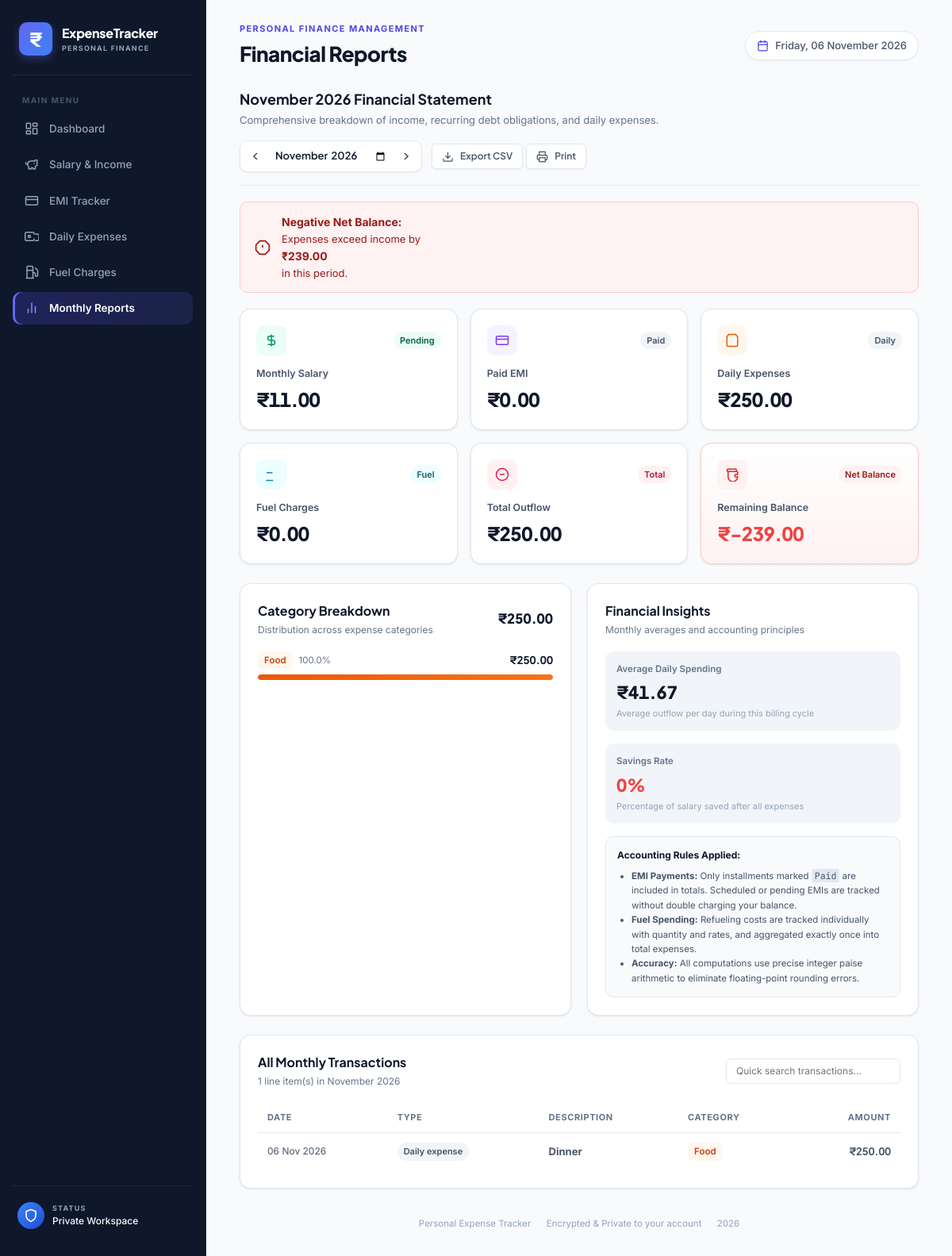
Page /reports on the committed database.
### database.py (models this page shows)
class SalaryRecord(Base):
    __tablename__ = "salary"
    __table_args__ = (
        UniqueConstraint("user_id", "month", "year", name="uq_salary_user_period"),
        CheckConstraint("month BETWEEN 1 AND 12", name="ck_salary_month"),
        CheckConstraint("amount_paise >= 0", name="ck_salary_amount"),
    )
    id = Column(Integer, primary_key=True)
    user_id = Column(Integer, ForeignKey("users.id", ondelete="CASCADE"), nullable=False)
    month = Column(Integer, nullable=False)
    year = Column(Integer, nullable=False)
    amount_paise = Column(Integer, nullable=False)
    received = Column(Integer, nullable=False, default=0)
    notes = Column(String, nullable=False, default="")

class DailyExpense(Base):
    __tablename__ = "daily_expenses"
    __table_args__ = (
        CheckConstraint("amount_paise > 0", name="ck_expense_amount"),
        Index("idx_expenses_user_date", "user_id", "expense_date"),
    )
    id = Column(Integer, primary_key=True)
    user_id = Column(Integer, ForeignKey("users.id", ondelete="CASCADE"), nullable=False)
    expense_date = Column(String(10), nullable=False)
    category = Column(String, nullable=False)
    description = Column(String, nullable=False)
    amount_paise = Column(Integer, nullable=False)
    payment_method = Column(String, nullable=False)

### app.py (the view, shortened to what this page needs)
@app.route("/reports")
@login_required
def reports():
    month, year = selected_period()
    month_prefix = f"{year:04d}-{month:02d}"
    totals = monthly_totals(month, year)
    with get_connection() as connection:
        daily = connection.execute(
            """SELECT * FROM daily_expenses WHERE user_id = ?
               AND substr(expense_date, 1, 7) = ?
               ORDER BY expense_date DESC, id DESC""",
            (current_user.id, month_prefix),
        ).fetchall()
        emis = connection.execute(
            """SELECT * FROM emi WHERE status = 'Paid'
               AND user_id = ? AND substr(due_date, 1, 7) = ?
               ORDER BY due_date DESC, id DESC""",
            (current_user.id, month_prefix),
        ).fetchall()
        fuels = connection.execute(
            """SELECT * FROM fuel_charges WHERE user_id = ?
               AND substr(fuel_date, 1, 7) = ?
               ORDER BY fuel_date DESC, id DESC""",
            (current_user.id, month_prefix),
        ).fetchall()
    transactions = []
    category_totals = {}
    for row in daily:
        transactions.append(
            {
                "date": row["expense_date"],
                "type": "Daily expense",
                "description": row["description"],
                "category": row["category"],
                "amount_paise": row["amount_paise"],
            }
        )
        category_totals[row["category"]] = (
            category_totals.get(row["category"], 0) + row["amount_paise"]
        )
    transactions.sort(key=lambda item: item["date"], reverse=True)
    breakdown = sorted(category_totals.items(), key=lambda item: item[1], reverse=True)
    return render_template(
        "reports.html",
        **month_context(month, year),
        totals=totals,
        salary=get_salary(month, year),
        transactions=transactions,
        breakdown=breakdown,
    )

### templates/reports.html (shortened to what this page needs)
{% extends "base.html" %}
{% block page_heading %}Financial Reports{% endblock %}
{% block content %}
<section class="page-intro">
    <div class="intro-heading">
        <h2>{{ month_name }} {{ year }} Financial Statement</h2>
        <p>Comprehensive breakdown of income, recurring debt obligations, and daily expenses.</p>
    </div>
    <div class="intro-controls">
        <form class="period-picker-group" method="get">
            <a class="period-nav-btn" href="{{ url_for('reports', month=prev_month_value) }}" title="Previous Month">
                <svg width="16" height="16" viewBox="0 0 24 24" fill="none" stroke="currentColor" stroke-width="2.5"><polyline points="15 18 9 12 15 6"/></svg>
            </a>
            <div class="period-input-wrapper">
                <input type="month" name="month" value="{{ month_value }}" onchange="this.form.submit()">
            </div>
            <a class="period-nav-btn" href="{{ url_for('reports', month=next_month_value) }}" title="Next Month">
                <svg width="16" height="16" viewBox="0 0 24 24" fill="none" stroke="currentColor" stroke-width="2.5"><polyline points="9 18 15 12 9 6"/></svg>
            </a>
        </form>
        <div class="report-btn-group">
            <a class="btn btn-secondary btn-sm" href="{{ url_for('export_csv', month=month, year=year) }}" title="Download CSV Spreadsheet">
                <svg width="15" height="15" viewBox="0 0 24 24" fill="none" stroke="currentColor" stroke-width="2"><path d="M21 15v4a2 2 0 0 1-2 2H5a2 2 0 0 1-2-2v-4"></path><polyline points="7 10 12 15 17 10"></polyline><line x1="12" y1="15" x2="12" y2="3"></line></svg>
                <span>Export CSV</span>
            </a>
            <button class="btn btn-secondary btn-sm no-print" type="button" onclick="window.print()" title="Print or Save PDF">
                <svg width="15" height="15" viewBox="0 0 24 24" fill="none" stroke="currentColor" stroke-width="2"><polyline points="6 9 6 2 18 2 18 9"></polyline><path d="M6 18H4a2 2 0 0 1-2-2v-5a2 2 0 0 1 2-2h16a2 2 0 0 1 2 2v5a2 2 0 0 1-2 2h-2"></path><rect width="12" height="8" x="6" y="14"></rect></svg>
                <span>Print</span>
            </button>
        </div>
    </div>
</section>
{% if totals.balance < 0 %}
    <div class="alert-banner alert-danger">
        <div class="alert-icon">
            <svg width="20" height="20" viewBox="0 0 24 24" fill="none" stroke="currentColor" stroke-width="2"><polygon points="7.86 2 16.14 2 22 7.86 22 16.14 16.14 22 7.86 22 2 16.14 2 7.86 7.86 2"></polygon><line x1="12" y1="8" x2="12" y2="12"></line><line x1="12" y1="16" x2="12.01" y2="16"></line></svg>
        </div>
        <div class="alert-content">
            <strong>Negative Net Balance:</strong> Expenses exceed income by <strong>{{ totals.balance|abs|rupees }}</strong> in this period.
        </div>
    </div>
{% endif %}
<section class="metrics-grid">
    <article class="metric-card card-salary">
        <div class="card-top">
            <span class="card-icon-wrap icon-salary"><svg width="18" height="18" viewBox="0 0 24 24" fill="none" stroke="currentColor" stroke-width="2"><path d="M12 2v20M17 5H9.5a3.5 3.5 0 0 0 0 7h5a3.5 3.5 0 0 1 0 7H6"></path></svg></span>
            <span class="badge badge-success">{{ "Received" if salary and salary["received"] else ("Pending" if salary else "Unset") }}</span>
        </div>
        <span class="metric-label">Monthly Salary</span>
        <strong class="metric-value">{{ totals.salary|rupees }}</strong>
    </article>
    <article class="metric-card card-emi">
        <div class="card-top">
            <span class="card-icon-wrap icon-emi"><svg width="18" height="18" viewBox="0 0 24 24" fill="none" stroke="currentColor" stroke-width="2"><rect width="20" height="14" x="2" y="5" rx="2"></rect><line x1="2" x2="22" y1="10" y2="10"></line></svg></span>
            <span class="badge badge-neutral">Paid</span>
        </div>
        <span class="metric-label">Paid EMI</span>
        <strong class="metric-value">{{ totals.emi|rupees }}</strong>
    </article>
    <article class="metric-card card-daily">
        <div class="card-top">
            <span class="card-icon-wrap icon-daily"><svg width="18" height="18" viewBox="0 0 24 24" fill="none" stroke="currentColor" stroke-width="2"><path d="M6 2 3 6v14a2 2 0 0 0 2 2h14a2 2 0 0 0 2-2V6l-3-4Z"></path></svg></span>
            <span class="badge badge-neutral">Daily</span>
        </div>
        <span class="metric-label">Daily Expenses</span>
        <strong class="metric-value">{{ totals.daily_expenses|rupees }}</strong>
    </article>
    <article class="metric-card card-fuel">
        <div class="card-top">
            <span class="card-icon-wrap icon-fuel"><svg width="18" height="18" viewBox="0 0 24 24" fill="none" stroke="currentColor" stroke-width="2"><path d="M3 22h12"></path><path d="M4 9h10"></path></svg></span>
            <span class="badge badge-cyan">Fuel</span>
        </div>
        <span class="metric-label">Fuel Charges</span>
        <strong class="metric-value">{{ totals.fuel|rupees }}</strong>
    </article>
    <article class="metric-card card-expenses">
        <div class="card-top">
            <span class="card-icon-wrap icon-expenses"><svg width="18" height="18" viewBox="0 0 24 24" fill="none" stroke="currentColor" stroke-width="2"><circle cx="12" cy="12" r="10"></circle><line x1="8" x2="16" y1="12" y2="12"></line></svg></span>
            <span class="badge badge-rose">Total</span>
        </div>
        <span class="metric-label">Total Outflow</span>
        <strong class="metric-value">{{ totals.total_expenses|rupees }}</strong>
    </article>
    <article class="metric-card {% if totals.balance < 0 %}card-balance-deficit{% else %}card-balance-surplus{% endif %}">
        <div class="card-top">
            <span class="card-icon-wrap {% if totals.balance < 0 %}icon-deficit{% else %}icon-surplus{% endif %}"><svg width="18" height="18" viewBox="0 0 24 24" fill="none" stroke="currentColor" stroke-width="2"><path d="M19 7V4a1 1 0 0 0-1-1H5a2 2 0 0 0 0 4h15a1 1 0 0 1 1 1v4h-3a2 2 0 0 0 0 4h3a8 8 0 0 1-16 0V6"></path></svg></span>
            <span class="badge {% if totals.balance < 0 %}badge-danger{% else %}badge-success{% endif %}">Net Balance</span>
        </div>
        <span class="metric-label">Remaining Balance</span>
        <strong class="metric-value {% if totals.balance < 0 %}text-danger{% else %}text-success{% endif %}">{{ totals.balance|rupees }}</strong>
    </article>
</section>
<div class="dashboard-grid section-mt">
    <section class="panel">
        <div class="panel-header">
            <div>
                <h3 class="panel-title">Category Breakdown</h3>
                <p class="panel-subtitle">Distribution across expense categories</p>
            </div>
            <strong class="panel-highlight-val">{{ totals.total_expenses|rupees }}</strong>
        </div>
        {% if breakdown %}
            <div class="breakdown-list">
                {% for category, amount in breakdown %}
                    {% set pct = ((amount * 100 / totals.total_expenses)|round(1)) if totals.total_expenses else 0 %}
                    <div class="breakdown-item">
                        <div class="breakdown-meta">
                            <div class="breakdown-left">
                                <span class="category-chip category-{{ category|lower }}">{{ category }}</span>
                                <span class="breakdown-pct-label">{{ pct }}%</span>
                            </div>
                            <strong class="breakdown-amount">{{ amount|rupees }}</strong>
                        </div>
                        <div class="breakdown-bar-track">
                            <div class="breakdown-bar-fill fill-category-{{ category|lower }}" data-width="{{ pct }}%"></div>
                        </div>
                    </div>
                {% endfor %}
            </div>
        {% else %}
            <div class="empty-state-compact">
                <p>No expenses recorded to break down for this month.</p>
            </div>
        {% endif %}
    </section>
    <section class="panel">
        <div class="panel-header">
            <div>
                <h3 class="panel-title">Financial Insights</h3>
                <p class="panel-subtitle">Monthly averages and accounting principles</p>
            </div>
        </div>
        <div class="insights-container">
            <div class="insight-box">
                <span class="insight-title">Average Daily Spending</span>
                <strong class="insight-number">{{ totals.daily_avg_paise|rupees }}</strong>
                <span class="insight-caption">Average outflow per day during this billing cycle</span>
            </div>
            <div class="insight-box">
                <span class="insight-title">Savings Rate</span>
                <strong class="insight-number {% if totals.balance < 0 %}text-danger{% else %}text-success{% endif %}">
                    {% if totals.salary > 0 %}
                        {{ [0, ((totals.balance * 100) / totals.salary)|round|int]|max }}%
                    {% else %}
                        0%
                    {% endif %}
                </strong>
                <span class="insight-caption">Percentage of salary saved after all expenses</span>
            </div>
            <div class="report-principles">
                <h4>Accounting Rules Applied:</h4>
                <ul>
                    <li><strong>EMI Payments:</strong> Only installments marked <code>Paid</code> are included in totals. Scheduled or pending EMIs are tracked without double charging your balance.</li>
                    <li><strong>Fuel Spending:</strong> Refueling costs are tracked individually with quantity and rates, and aggregated exactly once into total expenses.</li>
                    <li><strong>Accuracy:</strong> All computations use precise integer paise arithmetic to eliminate floating-point rounding errors.</li>
                </ul>
            </div>
        </div>
    </section>
</div>
<section class="panel section-mt">
    <div class="panel-header">
        <div>
            <h3 class="panel-title">All Monthly Transactions</h3>
            <p class="panel-subtitle">{{ transactions|length }} line item(s) in {{ month_name }} {{ year }}</p>
        </div>
        <div class="table-search-box">
            <input type="text" id="transaction-search" placeholder="Quick search transactions..." aria-label="Search transactions">
        </div>
    </div>
    {% if transactions %}
        <div class="table-responsive">
            <table class="data-table" id="transactions-table">
                <thead>
                    <tr>
                        <th>Date</th>
                        <th>Type</th>
                        <th>Description</th>
                        <th>Category</th>
                        <th class="text-right">Amount</th>
                    </tr>
                </thead>
                <tbody>
                    {% for item in transactions %}
                    <tr>
                        <td class="cell-date">{{ item["date"]|date_display }}</td>
                        <td>
                            <span class="badge {% if item['type'] == 'EMI' %}badge-warning{% elif item['type'] == 'Fuel' %}badge-cyan{% else %}badge-neutral{% endif %}">
                                {{ item["type"] }}
                            </span>
                        </td>
                        <td class="cell-desc"><strong>{{ item["description"] }}</strong></td>
                        <td>
                            <span class="category-chip category-{{ item['category']|lower }}">
                                {{ item["category"] }}
                            </span>
                        </td>
                        <td class="cell-amount text-right">{{ item["amount_paise"]|rupees }}</td>
                    </tr>
                    {% endfor %}
                </tbody>
            </table>
        </div>
    {% endif %}
</section>
{% endblock %}

### rows in the picture
SalaryRecord: salary "₹11.00"
DailyExpense: category "Food", pct "100.0", amount "₹250.00", date "06 Nov 2026", type "Daily expense", description "Dinner", amount_paise "₹250.00"

### other values in the picture
{{ month_name }} "November"
{{ year }} "2026"
{{ totals.balance|abs|rupees }} "₹239.00"
{{ totals.emi|rupees }} "₹0.00"
{{ totals.daily_expenses|rupees }} "₹250.00"
{{ totals.fuel|rupees }} "₹0.00"
{{ totals.total_expenses|rupees }} "₹250.00"
{{ totals.balance|rupees }} "₹-239.00"
{{ totals.daily_avg_paise|rupees }} "₹41.67"
{{ [0, ((totals.balance * 100) / totals.salary)|round|int]|max }} "0"
{{ transactions|length }} "1"
